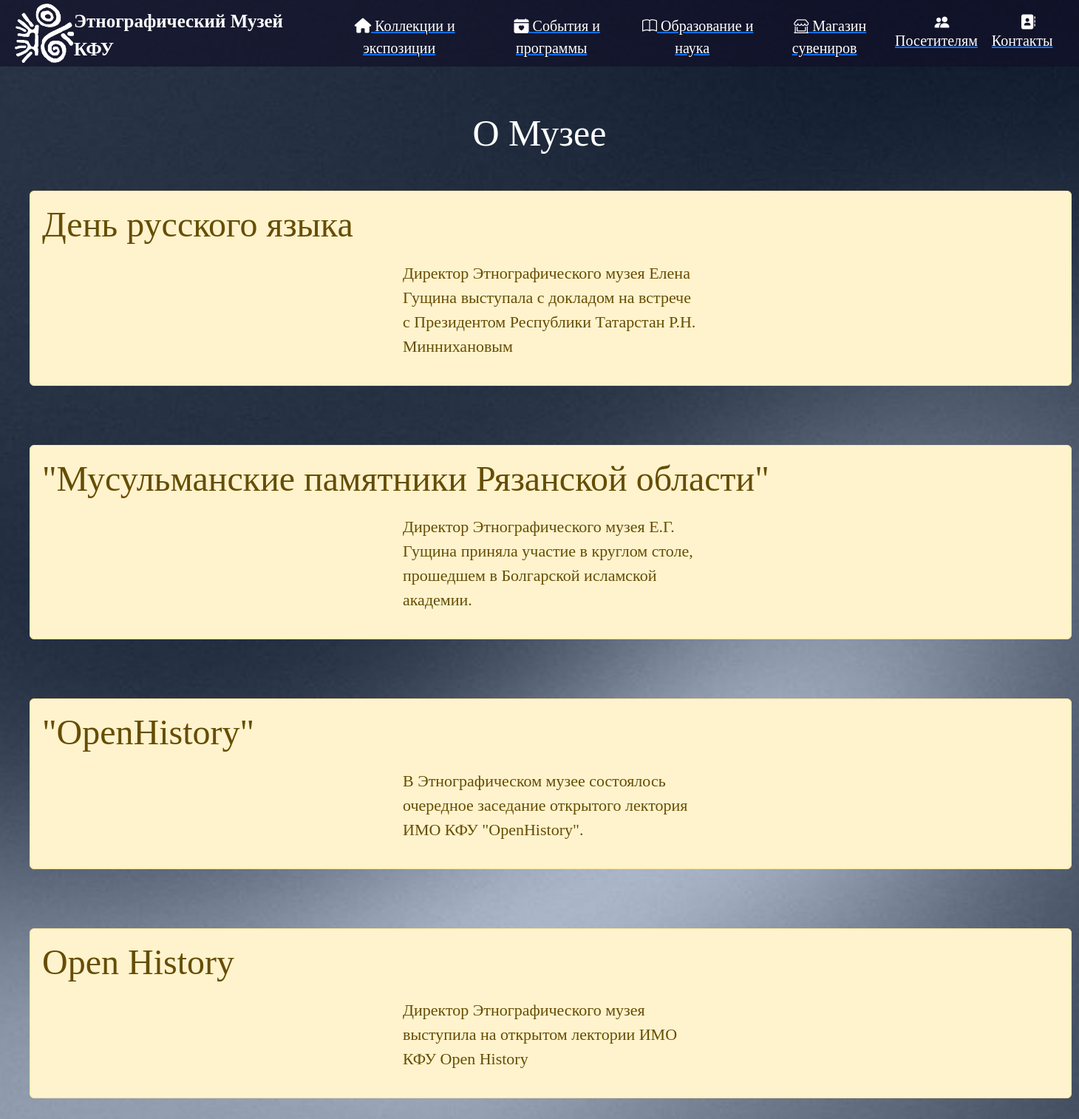
The page /posetitelam on the database its author committed.
### main/models.py (models this page shows, shortened)
class Novosti(models.Model):
    title = models.CharField('Новости', max_length=100)
    intro = models.CharField('Анонс', max_length=1000)
    full_text = models.TextField('Статья')
    date = models.DateTimeField('Дата публикации')
    class Meta:
        verbose_name = 'Новость'
        verbose_name_plural = 'Новости'

### main/views.py (the view)
# urls.py: path('posetitelam', views.posetitelam, name='posetitelam'),
def posetitelam(request):
    news = Novosti.objects.order_by('date')
    return render(request, 'main/posetitelam.html', {'news': news})

### main/templates/main/posetitelam.html (shortened to what this page needs)
{% extends 'main/Example.html' %}
{% block infa %}
 <div class="features">
    <h1>О Музее</h1>
    {% if news %}
      {% for bh in news %}
        <div class="alert alert-warning">
           <h3>{{ bh.title }}</h3>
           <p>{{ bh.intro }}</p>
        </div>
      {% endfor %}
    {% else %}
       <p>На данный момент новостей нет!</p>
    {% endif %}
 </div>
{% endblock %}

### main/templates/main/Example.html (shortened to what this page needs)
{% load static %}
<doctype html>
<html lang="en">
<head>
    <link rel="stylesheet" href="https://cdn.jsdelivr.net/npm/bootstrap@5.3.3/dist/css/bootstrap.min.css">
    <link rel="stylesheet" href="{% static 'main/css/main.css' %}">
    <link rel="stylesheet" href="https://use.fontawesome.com/releases/v6.5.2/css/all.css">
    <link rel="stylesheet" href="https://cdn.jsdelivr.net/npm/bootstrap-icons@1.11.3/font/bootstrap-icons.css">
</head>
<body>
  <aside>
    <img src="{% static 'main/img/123.png' %}" alt="Логотип музея">
        <span class="logo">Этнографический Музей КФУ</span>
    <ul>
      <a href="{% url 'home' %}"><li><i class="fa-solid fa-house"></i>    Коллекции и экспозиции</li></a>
      <a href="{% url 'programms' %}"><li><i class="bi bi-calendar-heart-fill"></i>    События и программы</li></a>
      <a href="{% url 'education' %}"><li><i class="bi bi-book"></i>    Образование и наука</li></a>
      <a href="{% url 'store' %}"><li><i class="bi bi-shop-window"></i>    Магазин сувениров</li></a>
      <a href="{% url 'posetitelam' %}"><li><i class="bi bi-people-fill"></i>    Посетителям</li></a>
      <a href="{% url 'contacts' %}"><li><i class="fa-solid fa-address-book"></i>    Контакты</li></a>
    </ul>
  </aside>
  <main>
    {% block infa %}
    {% endblock %}
  </main>
</body>
</html>

### main/static/main/css/main.css (style rules this page uses)
aside { background:#110f27aa; width: 100%; #ширина padding: 20px 5px; #отступы color: #fff; box-sizing: border-box; display: flex; align-items: top; justify-content: space-between; position: fixed; top: 0; left: 0; z-index: 1000; height: 90px; }
aside img { width: 85px; float: left; margin-left: 20px; margin-top: 5px; height: 80px; }
aside .logo { color: #ffffff; font-size: 25px; font-family:'Times New Roman', Times, serif; margin-right: 10px; font-weight: bold; margin-top: 10px; }
aside ul { list-style: none; font-size: 20px; font-family: 'Times New Roman', Times, serif; text-align: center; display: flex; margin-right: 25px }
aside ul li { font-family:'Times New Roman', Times, serif; color: #ffffff; display: block; margin-top: 20px; transition: transform .9s ease; }
aside ul i { margin-left: 15px; }
main .features { float: left; color: #ffffff; margin-top: 150px; text-align: center; width: 100%; }
main .features h1 { font-size: 50px; font-family:'Times New Roman', Times, serif }
main .features p { max-width: 400px; margin: 20px auto }
main .alert-warning { font-family:'Times New Roman', Times, serif; float: left; clear: both; width: 1410px; margin-left: 40px; margin-right: 40px; margin-top: 40px; margin-bottom: 40px; text-align: left }
main .alert-warning h3 { font-size: 48px }
main .alert-warning p { font-size: 22px }

### rows shown on the page
Novosti: title "День русского языка", intro "Директор Этнографического музея Елена Гущина выступала с докладом на встрече с Президентом Республики Татарстан Р.Н. Миннихановым"
Novosti: title "\"Мусульманские памятники Рязанской области\"", intro "Директор Этнографического музея Е.Г. Гущина приняла участие в круглом столе, прошедшем в Болгарской исламской академии."
Novosti: title "\"OpenHistory\"", intro "В Этнографическом музее состоялось очередное заседание открытого лектория ИМО КФУ \"OpenHistory\"."
Novosti: title "Open History", intro "Директор Этнографического музея выступила на открытом лектории ИМО КФУ Open History"
